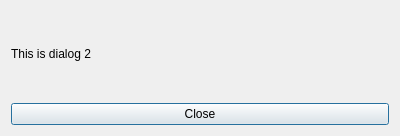
<?xml version="1.0" encoding="UTF-8"?>
<ui version="4.0">
 <class>Dialog2</class>
 <widget class="QDialog" name="Dialog2">
  <property name="geometry">
   <rect>
	<x>0</x>
	<y>0</y>
	<width>400</width>
	<height>136</height>
   </rect>
  </property>
  <property name="windowTitle">
   <string>Dialog</string>
  </property>
  <layout class="QVBoxLayout" name="verticalLayout">
   <item>
	<widget class="QLabel" name="label">
	 <property name="text">
	  <string>This is dialog 2</string>
	 </property>
	</widget>
   </item>
   <item>
	<widget class="QPushButton" name="btnClose">
	 <property name="text">
	  <string>Close</string>
	 </property>
	</widget>
   </item>
  </layout>
 </widget>
 <resources/>
 <connections/>
</ui>
